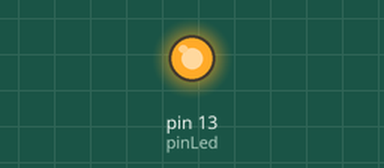
Recording of a sketch running on a simulated Arduino Uno, built with avr-gcc and run on an emulated ATmega328P. On the bench: output pins drawn as LEDs (lit = HIGH).

Above: at 2.1 s.
At 4.77 s:
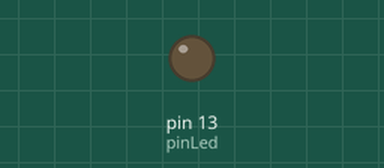
Timing chart, 0 to 5.1 s (numbered marks = the images above):
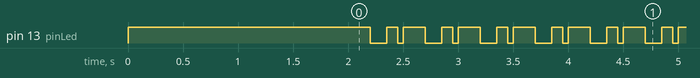

The sketch:

sketch_flashy1.ino
```cpp
int pinLed = 13; //standard led pin

void setup() {
  // put your setup code here, to run once:

  pinMode(pinLed, OUTPUT);    // sets the digital pin as output
  digitalWrite(pinLed, HIGH);
  delay(2000);

}

//what else am I meant to do with nothing else lol
void loop() {
  digitalWrite(pinLed, HIGH);
  delay(200);
  digitalWrite(pinLed, LOW);
  delay(150);
  digitalWrite(pinLed, HIGH);
  delay(100);
  digitalWrite(pinLed, LOW);
  delay(50);
}
```

Measured:
- by itself, pin 13 (pinLed): repeats every 0.50 s: HIGH 0.10 s, LOW 0.05 s, HIGH 0.20 s, LOW 0.15 s
